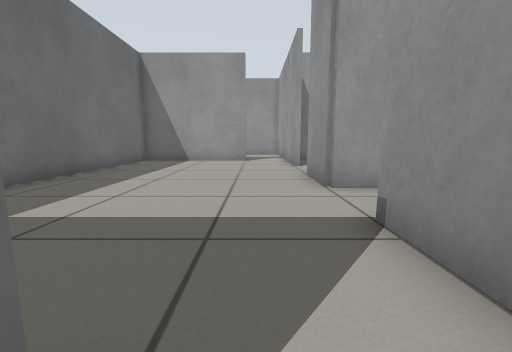
view 1 (above)

12 first-person views from a walk through a world built for the Gazebo simulator. The camera is 0.5 m above the floor, tilts 8° down and sees 90° across. The floor is counted in squares, 0.5 m on a side. Each view is taken from the middle of a square. On the plan, view 1 faces up. The plan holds only what a view shows up to about 11 squares ahead; the rest is blank.

view 2
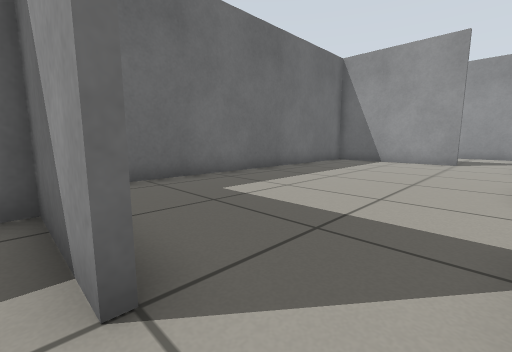

view 3
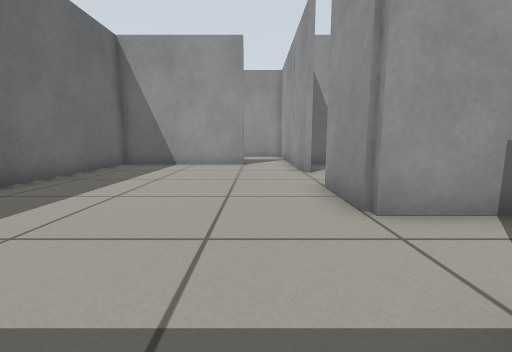

view 4
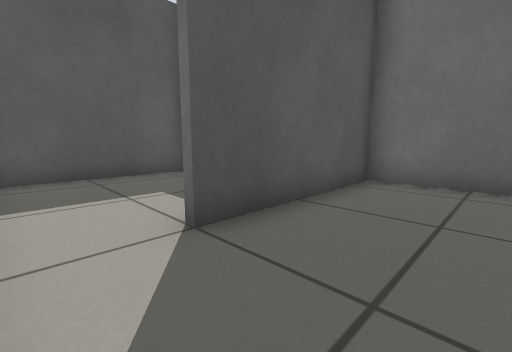

view 5
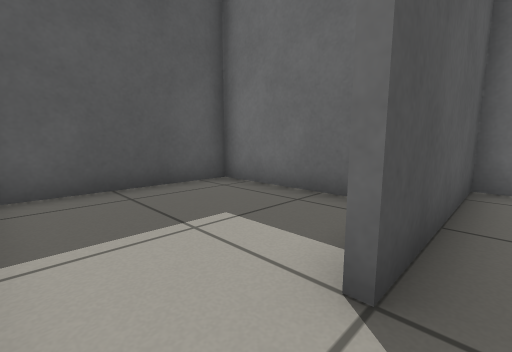

view 6
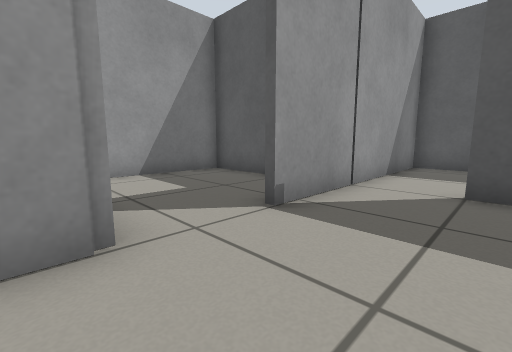

view 7
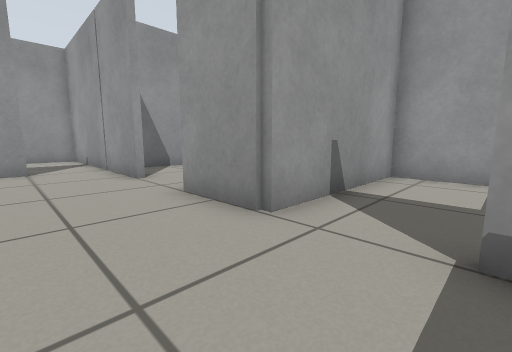

view 8
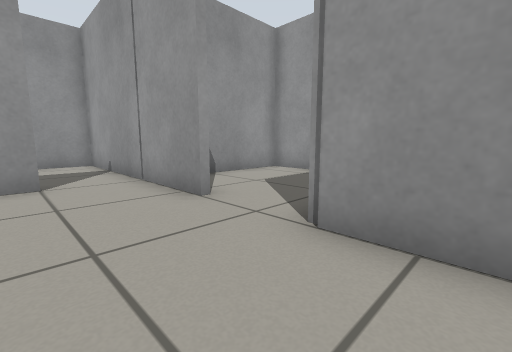

view 9
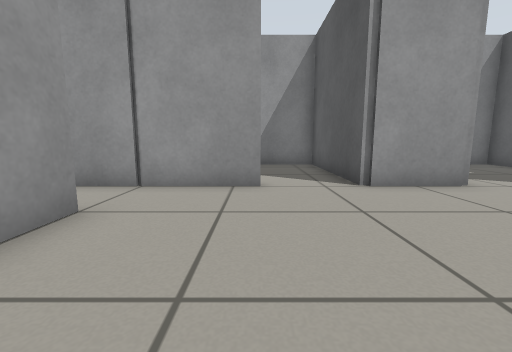

view 10
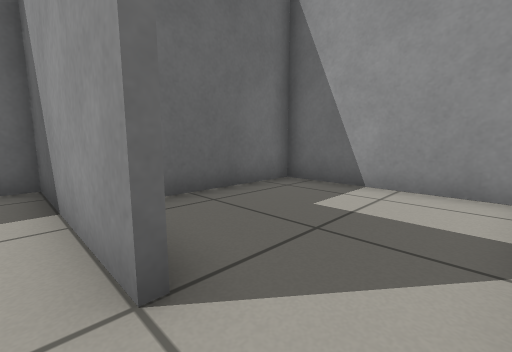

view 11
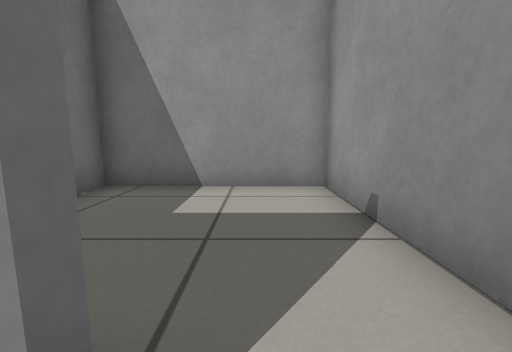

view 12
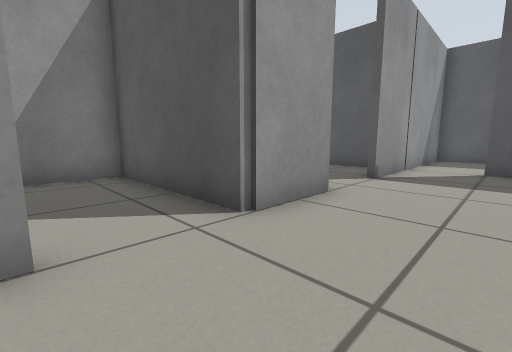

### Floor plan
Ten units are one square. View 1 is at (0, 0); x grows to the right and y downward. Boxes are objects, and circles mark ways between rooms. Rooms are numbered by the first view taken in them; rooms with no view inside come last. Other rooms are left out.
<svg viewBox="-59 -180 129 230">
<path fill="none" stroke="#000" d="M-4 -3 -33 -3 -33 45 15 45 15 -4M15 -53 15 -77M15 -99 15 -126M-4 -125 -54 -125 -54 -5 -5 -5M15 -4 15 -31M15 -77 65 -77 65 -125 22 -125M26 -5 65 -5 65 -53 15 -53M15 -126 15 -175 -33 -175 -33 -140"/>
<circle cx="5" cy="0" r="3" fill="#2a7"/>
<circle cx="20" cy="-85" r="3" fill="#2a7"/>
<circle cx="20" cy="-45" r="3" fill="#2a7"/>
<circle cx="5" cy="-130" r="3" fill="#2a7"/>
<text x="-10" y="20">1</text>
<text x="-20" y="-70">2</text>
<text x="40" y="-100">3</text>
<text x="40" y="-30">4</text>
<text x="-10" y="-150">5</text>
</svg>
Room 1 opens to room 2. Room 2 opens to room 3. Room 2 opens to room 4. Room 2 opens to room 5.

Where each view was taken, in squares from view 1:
view 1: 0 up, 0 right, facing up
view 2: 0 up, 1 right, facing up-left
view 3: 2 up, 0 right, facing up
view 4: 3 up, 1 right, facing down-left
view 5: 1 up, 1 right, facing down-left
view 6: 6 up, 1 left, facing down-right
view 7: 3 up, 1 left, facing up-right
view 8: 6 up, 1 left, facing up-right
view 9: 10 up, 4 left, facing right
view 10: 12 up, 1 right, facing up-left
view 11: 12 up, 0 right, facing up
view 12: 10 up, 1 left, facing down-right
